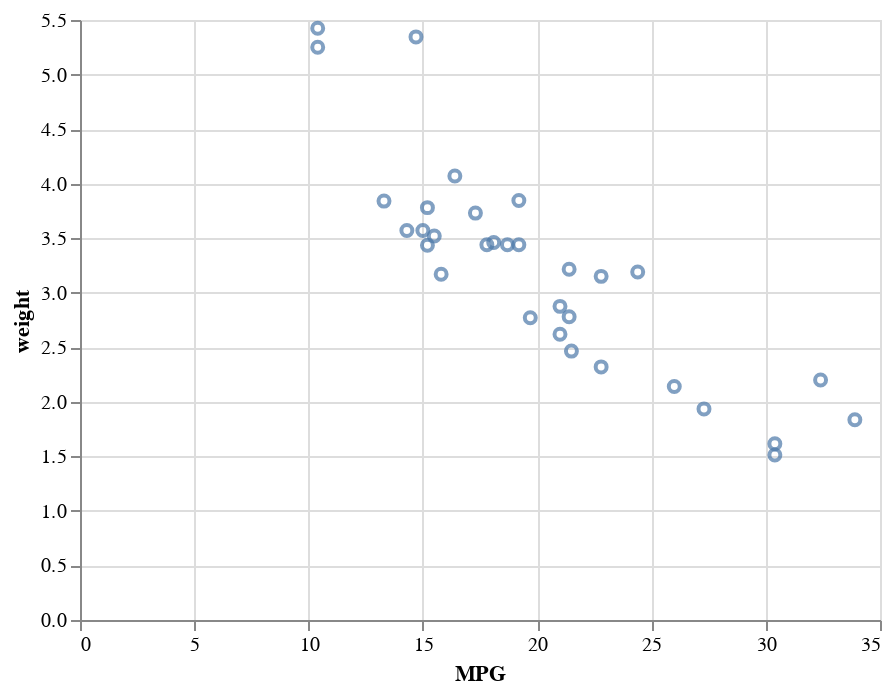

The code cell stored with this chart in its notebook:
### Markdown cell above
All these versions will produce the same visualization. The longest form has extra arguments that we will later use to have finer control of the look and feel or the transformations on the data. But you may see all these variants out in the wild.

Last step: let's make this a true scatter plot with 2 dimensions. We will use the weight for the Y-axis.

### Code cell
# 1.8  Visualize MPG and weight on a scatter plot

alt.Chart(mtcars).mark_point().encode(
    x='MPG',
    y='weight'
)

# Debugging - If you get an error message and python doesn't give you enough information on what the error is,click on ...  and 'open in Vega editor' to see more information.

### Figure 1 — Vega-Lite specification as saved in the notebook (floating-point values rounded to 4 significant figures)
{"config": {"view": {"continuousWidth": 400, "continuousHeight": 300}}, "data": {"name": "data-9409cf149fcd97d1b95049972fed8558"}, "mark": "point", "encoding": {"x": {"field": "MPG", "type": "quantitative"}, "y": {"field": "weight", "type": "quantitative"}}, "$schema": "https://vega.github.io/schema/vega-lite/v4.17.0.json", "datasets": {"data-9409cf149fcd97d1b95049972fed8558": [{"model": "Mazda RX4", "MPG": 21.0, "cylinders": 6, "displacement": 160.0, "HP": 110, "rear_axle_ratio": 3.9, "weight": 2.62, "qsec": 16.46, "vs": 0, "transmission": 1, "gears": 4, "carb": 4}, {"model": "Mazda RX4 Wag", "MPG": 21.0, "cylinders": 6, "displacement": 160.0, "HP": 110, "rear_axle_ratio": 3.9, "weight": 2.875, "qsec": 17.02, "vs": 0, "transmission": 1, "gears": 4, "carb": 4}, {"model": "Datsun 710", "MPG": 22.8, "cylinders": 4, "displacement": 108.0, "HP": 93, "rear_axle_ratio": 3.85, "weight": 2.32, "qsec": 18.61, "vs": 1, "transmission": 1, "gears": 4, "carb": 1}, {"model": "Hornet 4 Drive", "MPG": 21.4, "cylinders": 6, "displacement": 258.0, "HP": 110, "rear_axle_ratio": 3.08, "weight": 3.215, "qsec": 19.44, "vs": 1, "transmission": 0, "gears": 3, "carb": 1}, {"model": "Hornet Sportabout", "MPG": 18.7, "cylinders": 8, "displacement": 360.0, "HP": 175, "rear_axle_ratio": 3.15, "weight": 3.44, "qsec": 17.02, "vs": 0, "transmission": 0, "gears": 3, "carb": 2}, {"model": "Valiant", "MPG": 18.1, "cylinders": 6, "displacement": 225.0, "HP": 105, "rear_axle_ratio": 2.76, "weight": 3.46, "qsec": 20.22, "vs": 1, "transmission": 0, "gears": 3, "carb": 1}, {"model": "Duster 360", "MPG": 14.3, "cylinders": 8, "displacement": 360.0, "HP": 245, "rear_axle_ratio": 3.21, "weight": 3.57, "qsec": 15.84, "vs": 0, "transmission": 0, "gears": 3, "carb": 4}, {"model": "Merc 240D", "MPG": 24.4, "cylinders": 4, "displacement": 146.7, "HP": 62, "rear_axle_ratio": 3.69, "weight": 3.19, "qsec": 20.0, "vs": 1, "transmission": 0, "gears": 4, "carb": 2}, {"model": "Merc 230", "MPG": 22.8, "cylinders": 4, "displacement": 140.8, "HP": 95, "rear_axle_ratio": 3.92, "weight": 3.15, "qsec": 22.9, "vs": 1, "transmission": 0, "gears": 4, "carb": 2}, {"model": "Merc 280", "MPG": 19.2, "cylinders": 6, "displacement": 167.6, "HP": 123, "rear_axle_ratio": 3.92, "weight": 3.44, "qsec": 18.3, "vs": 1, "transmission": 0, "gears": 4, "carb": 4}, {"model": "Merc 280C", "MPG": 17.8, "cylinders": 6, "displacement": 167.6, "HP": 123, "rear_axle_ratio": 3.92, "weight": 3.44, "qsec": 18.9, "vs": 1, "transmission": 0, "gears": 4, "carb": 4}, {"model": "Merc 450SE", "MPG": 16.4, "cylinders": 8, "displacement": 275.8, "HP": 180, "rear_axle_ratio": 3.07, "weight": 4.07, "qsec": 17.4, "vs": 0, "transmission": 0, "gears": 3, "carb": 3}, {"model": "Merc 450SL", "MPG": 17.3, "cylinders": 8, "displacement": 275.8, "HP": 180, "rear_axle_ratio": 3.07, "weight": 3.73, "qsec": 17.6, "vs": 0, "transmission": 0, "gears": 3, "carb": 3}, {"model": "Merc 450SLC", "MPG": 15.2, "cylinders": 8, "displacement": 275.8, "HP": 180, "rear_axle_ratio": 3.07, "weight": 3.78, "qsec": 18.0, "vs": 0, "transmission": 0, "gears": 3, "carb": 3}, {"model": "Cadillac Fleetwood", "MPG": 10.4, "cylinders": 8, "displacement": 472.0, "HP": 205, "rear_axle_ratio": 2.93, "weight": 5.25, "qsec": 17.98, "vs": 0, "transmission": 0, "gears": 3, "carb": 4}, {"model": "Lincoln Continental", "MPG": 10.4, "cylinders": 8, "displacement": 460.0, "HP": 215, "rear_axle_ratio": 3.0, "weight": 5.424, "qsec": 17.82, "vs": 0, "transmission": 0, "gears": 3, "carb": 4}, {"model": "Chrysler Imperial", "MPG": 14.7, "cylinders": 8, "displacement": 440.0, "HP": 230, "rear_axle_ratio": 3.23, "weight": 5.345, "qsec": 17.42, "vs": 0, "transmission": 0, "gears": 3, "carb": 4}, {"model": "Fiat 128", "MPG": 32.4, "cylinders": 4, "displacement": 78.7, "HP": 66, "rear_axle_ratio": 4.08, "weight": 2.2, "qsec": 19.47, "vs": 1, "transmission": 1, "gears": 4, "carb": 1}, {"model": "Honda Civic", "MPG": 30.4, "cylinders": 4, "displacement": 75.7, "HP": 52, "rear_axle_ratio": 4.93, "weight": 1.615, "qsec": 18.52, "vs": 1, "transmission": 1, "gears": 4, "carb": 2}, {"model": "Toyota Corolla", "MPG": 33.9, "cylinders": 4, "displacement": 71.1, "HP": 65, "rear_axle_ratio": 4.22, "weight": 1.835, "qsec": 19.9, "vs": 1, "transmission": 1, "gears": 4, "carb": 1}, {"model": "Toyota Corona", "MPG": 21.5, "cylinders": 4, "displacement": 120.1, "HP": 97, "rear_axle_ratio": 3.7, "weight": 2.465, "qsec": 20.01, "vs": 1, "transmission": 0, "gears": 3, "carb": 1}, {"model": "Dodge Challenger", "MPG": 15.5, "cylinders": 8, "displacement": 318.0, "HP": 150, "rear_axle_ratio": 2.76, "weight": 3.52, "qsec": 16.87, "vs": 0, "transmission": 0, "gears": 3, "carb": 2}, {"model": "AMC Javelin", "MPG": 15.2, "cylinders": 8, "displacement": 304.0, "HP": 150, "rear_axle_ratio": 3.15, "weight": 3.435, "qsec": 17.3, "vs": 0, "transmission": 0, "gears": 3, "carb": 2}, {"model": "Camaro Z28", "MPG": 13.3, "cylinders": 8, "displacement": 350.0, "HP": 245, "rear_axle_ratio": 3.73, "weight": 3.84, "qsec": 15.41, "vs": 0, "transmission": 0, "gears": 3, "carb": 4}, {"model": "Pontiac Firebird", "MPG": 19.2, "cylinders": 8, "displacement": 400.0, "HP": 175, "rear_axle_ratio": 3.08, "weight": 3.845, "qsec": 17.05, "vs": 0, "transmission": 0, "gears": 3, "carb": 2}, {"model": "Fiat X1-9", "MPG": 27.3, "cylinders": 4, "displacement": 79.0, "HP": 66, "rear_axle_ratio": 4.08, "weight": 1.935, "qsec": 18.9, "vs": 1, "transmission": 1, "gears": 4, "carb": 1}, {"model": "Porsche 914-2", "MPG": 26.0, "cylinders": 4, "displacement": 120.3, "HP": 91, "rear_axle_ratio": 4.43, "weight": 2.14, "qsec": 16.7, "vs": 0, "transmission": 1, "gears": 5, "carb": 2}, {"model": "Lotus Europa", "MPG": 30.4, "cylinders": 4, "displacement": 95.1, "HP": 113, "rear_axle_ratio": 3.77, "weight": 1.513, "qsec": 16.9, "vs": 1, "transmission": 1, "gears": 5, "carb": 2}, {"model": "Ford Pantera L", "MPG": 15.8, "cylinders": 8, "displacement": 351.0, "HP": 264, "rear_axle_ratio": 4.22, "weight": 3.17, "qsec": 14.5, "vs": 0, "transmission": 1, "gears": 5, "carb": 4}, {"model": "Ferrari Dino", "MPG": 19.7, "cylinders": 6, "displacement": 145.0, "HP": 175, "rear_axle_ratio": 3.62, "weight": 2.77, "qsec": 15.5, "vs": 0, "transmission": 1, "gears": 5, "carb": 6}, {"model": "Maserati Bora", "MPG": 15.0, "cylinders": 8, "displacement": 301.0, "HP": 335, "rear_axle_ratio": 3.54, "weight": 3.57, "qsec": 14.6, "vs": 0, "transmission": 1, "gears": 5, "carb": 8}, {"model": "Volvo 142E", "MPG": 21.4, "cylinders": 4, "displacement": 121.0, "HP": 109, "rear_axle_ratio": 4.11, "weight": 2.78, "qsec": 18.6, "vs": 1, "transmission": 1, "gears": 4, "carb": 2}]}}
